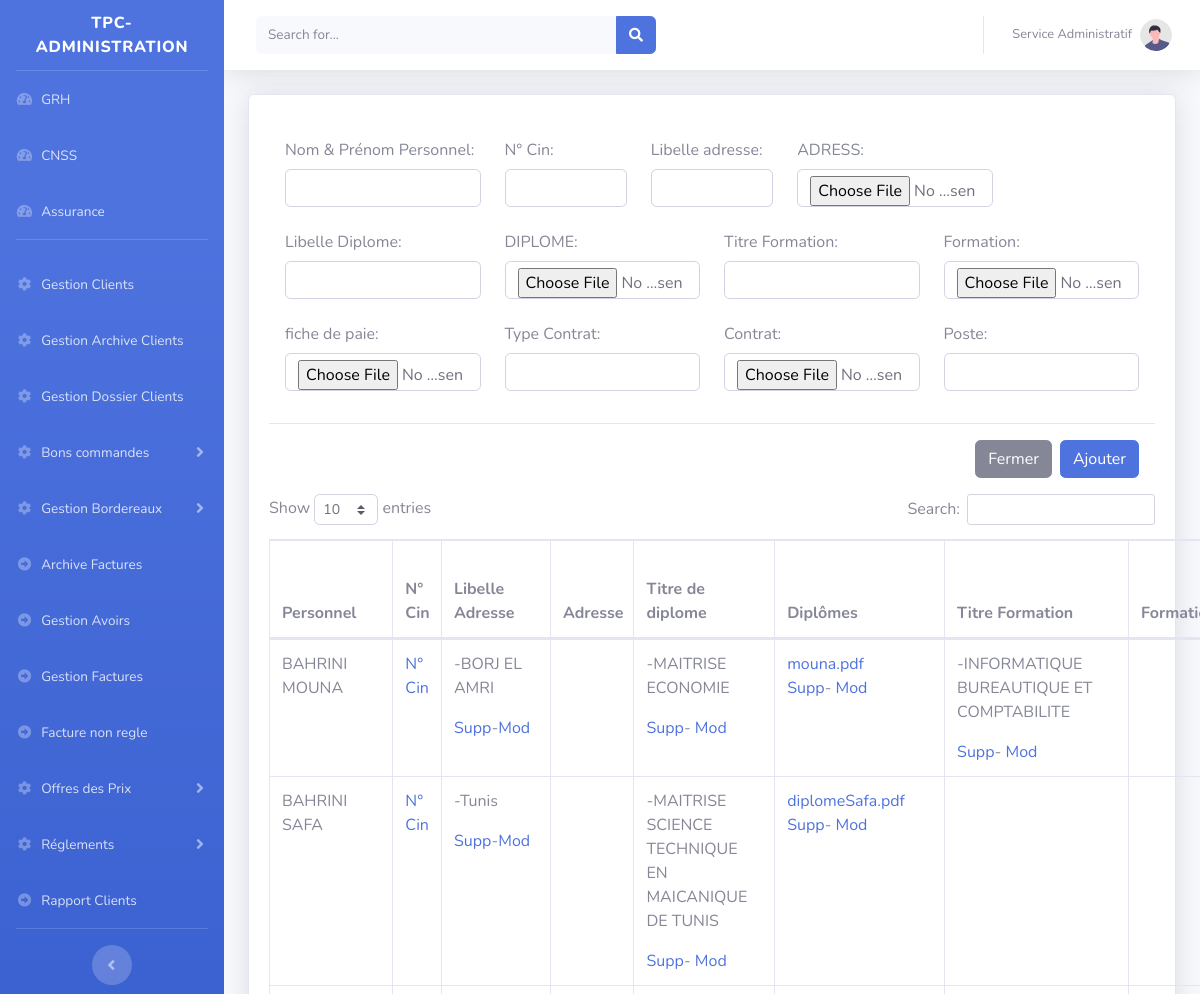
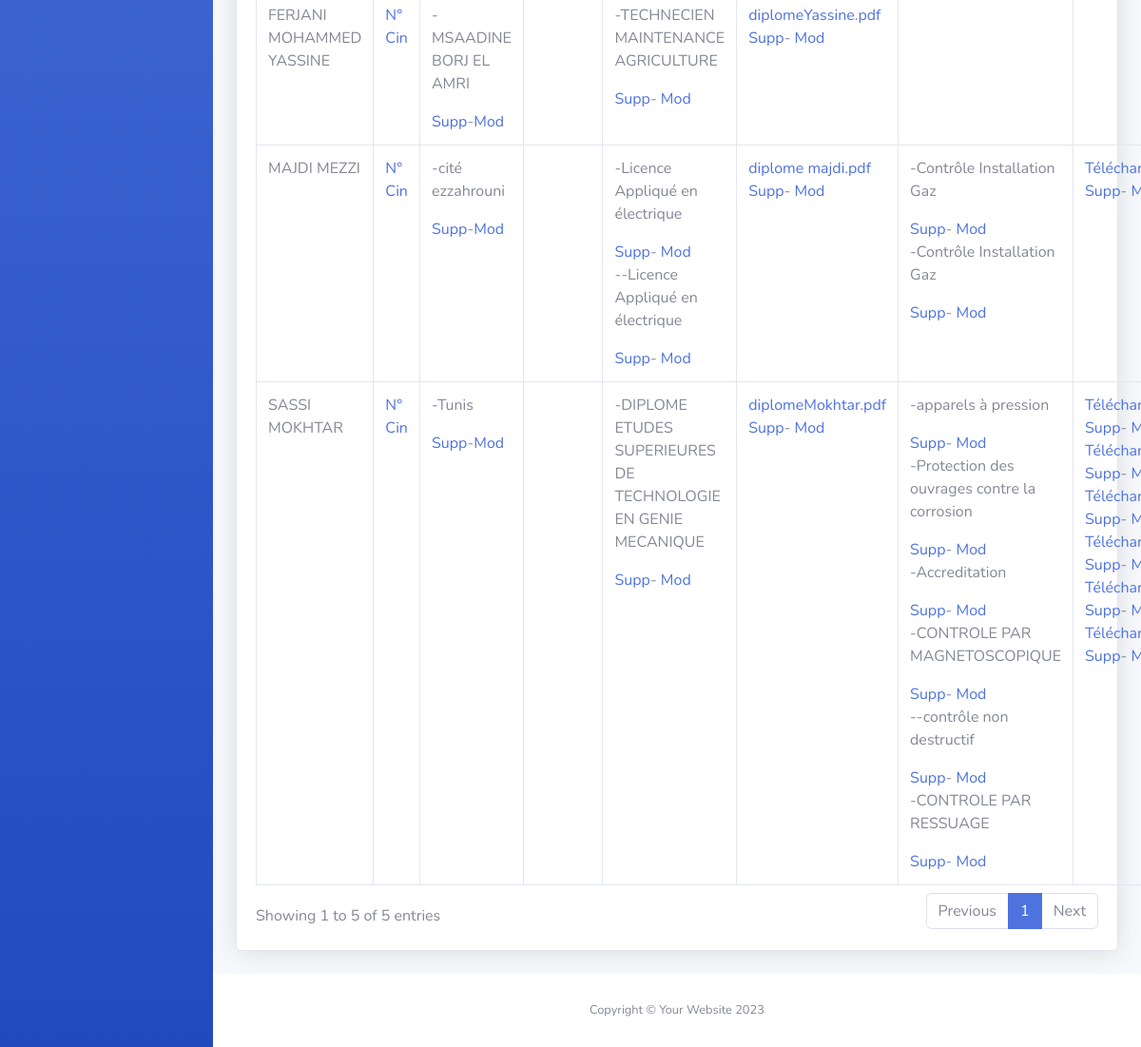
/tpc/main.php?GRH, run on the app's committed database (2 pictures, top to bottom).
### tables this page shows
CREATE TABLE `grh` (
  `id_grh` int(11) NOT NULL,
  `nomPersonnel` varchar(100) NOT NULL,
  `ADRESS` varchar(100) NOT NULL,
  `LibelleAdresse` varchar(250) NOT NULL,
  `TitreDiplome` varchar(250) DEFAULT NULL,
  `DIPLOME` varchar(100) NOT NULL,
  `TitreFormation` varchar(250) DEFAULT NULL,
  `FORMATION` varchar(100) NOT NULL,
  `fiche_paie` varchar(150) NOT NULL,
  `typeContrat` varchar(250) DEFAULT NULL,
  `CONTRAT` varchar(100) NOT NULL,
  `POSTE` varchar(100) NOT NULL
);

### tpc/pages/grh/grh.php (the view, shortened to what the rows shown need)
<?php
include 'class/GRH.class.php';
$getGRH=$grh->getGRH();
?>
    <div class="card shadow mb-4">
                          <div class="card-body">
	 <table class="table table-bordered" id="dataTable" width="100%" cellspacing="0">
	  <thead>
             <tr>
				<th >Personnel</th><th>N° Cin</th><th>Libelle Adresse</th><th >Adresse</th>
				<th >Titre de diplome</th><th width="10%">Diplômes </th><th >Titre Formation</th><th>Formations</th><th >Fiche de paie</th><th>Type Contrat</th><th >Contrat</th><th >Poste</th><th>Supprimer</th>
				</tr>
		</thead>
		<tbody>
		<?php if(!empty($getGRH)){
			foreach($getGRH as $key){
			$getInfoGRH=$grh->getInfoGRHByNomPersonnel($key['nomPersonnel']);
			if(!empty($getInfoGRH)){
			foreach($getInfoGRH as $detail){
				?>
<div class="modal fade" id="ModifierDiplome<?=$detail['id_grh']?>" tabindex="-1" aria-labelledby="exampleModalLabel" aria-hidden="true">
  <div class="modal-dialog">
    <div class="modal-content">
      <div class="modal-header">
        <h5 class="modal-title" id="exampleModalLabel">Modifier Diplôme</h5>
        <button type="button" class="close" data-dismiss="modal" aria-label="Close">
          <span aria-hidden="true">&times;</span>
        </button>
      </div>
	  <form method="post" enctype="multipart/form-data">
      <div class="modal-body">
        <input type="hidden" name="idgrh" value="<?=$detail['id_grh']?>"/>
		<div class="form-group">
		 <input type="hidden" name="label" value="TitreDiplome"/>
            <label for="libelle" class="col-form-label">Titre de Diplôme:</label>
            <input type="text" value="<?=@$detail['TitreDiplome']?>" class="form-control" required id="libelle" name="libelle">
          </div>
          <div class="form-group">
            <label for="paiement" class="col-form-label">Diplôme:</label>
            <input type="file" class="form-control"  id="paiement" name="DIPLOME">
          </div>
      </div>
      <div class="modal-footer">
        <button type="button" class="btn btn-secondary" data-dismiss="modal">Close</button>
        <button type="submit" name="ModifierDiplome" class="btn btn-primary">Modifier</button>
      </div>
	  </form>
    </div>
  </div>
</div>
<div class="modal fade" id="ModifierFormation<?=$detail['id_grh']?>" tabindex="-1" aria-labelledby="exampleModalLabel" aria-hidden="true">
  <div class="modal-dialog">
    <div class="modal-content">
      <div class="modal-header">
        <h5 class="modal-title" id="exampleModalLabel">Modifier Formation</h5>
        <button type="button" class="close" data-dismiss="modal" aria-label="Close">
          <span aria-hidden="true">&times;</span>
        </button>
      </div>
	  <form method="post" enctype="multipart/form-data">
      <div class="modal-body">
        <input type="hidden" name="idgrh" value="<?=$detail['id_grh']?>"/>
		<div class="form-group">
		 <input type="hidden" name="label" value="TitreFormation"/>
            <label for="libelle" class="col-form-label">Titre de Formation:</label>
            <input type="text" value="<?=@$detail['TitreFormation']?>" class="form-control" required id="libelle" name="libelle">
          </div>
          <div class="form-group">
            <label for="paiement" class="col-form-label">Formation:</label>
            <input type="file" class="form-control"  id="paiement" name="FORMATION">
          </div>
      </div>
      <div class="modal-footer">
        <button type="button" class="btn btn-secondary" data-dismiss="modal">Close</button>
        <button type="submit" name="ModifierFormation" class="btn btn-primary">Modifier</button>
      </div>
	  </form>
    </div>
  </div>
</div>
<div class="modal fade" id="ModifierFichePaie<?=$detail['id_grh']?>" tabindex="-1" aria-labelledby="exampleModalLabel" aria-hidden="true">
  <div class="modal-dialog">
    <div class="modal-content">
      <div class="modal-header">
        <h5 class="modal-title" id="exampleModalLabel">Modifier Fiche de paie</h5>
        <button type="button" class="close" data-dismiss="modal" aria-label="Close">
          <span aria-hidden="true">&times;</span>
        </button>
      </div>
	  <form method="post" enctype="multipart/form-data">
      <div class="modal-body">
        <input type="hidden" name="idgrh" value="<?=$detail['id_grh']?>"/>
          <div class="form-group">
            <label for="paiement" class="col-form-label">Fiche de Paie:</label>
            <input type="file" class="form-control"  id="paiement" name="fiche_paie">
          </div>
      </div>
      <div class="modal-footer">
        <button type="button" class="btn btn-secondary" data-dismiss="modal">Close</button>
        <button type="submit" name="ModifierFichePaie" class="btn btn-primary">Modifier</button>
      </div>
	  </form>
    </div>
  </div>
</div>
<div class="modal fade" id="ModifierContrat<?=$detail['id_grh']?>" tabindex="-1" aria-labelledby="exampleModalLabel" aria-hidden="true">
  <div class="modal-dialog">
    <div class="modal-content">
      <div class="modal-header">
        <h5 class="modal-title" id="exampleModalLabel">Modifier Contrat</h5>
        <button type="button" class="close" data-dismiss="modal" aria-label="Close">
          <span aria-hidden="true">&times;</span>
        </button>
      </div>
	  <form method="post" enctype="multipart/form-data">
      <div class="modal-body">
        <input type="hidden" name="idgrh" value="<?=$detail['id_grh']?>"/>
		<div class="form-group">
		 <input type="hidden" name="label" value="typeContrat"/>
            <label for="libelle" class="col-form-label">Type Contrat:</label>
            <input type="text" value="<?=@$detail['typeContrat']?>" class="form-control" required id="libelle" name="libelle">
          </div>
          <div class="form-group">
            <label for="paiement" class="col-form-label">Contrat:</label>
            <input type="file" class="form-control"  id="paiement" name="CONTRAT">
          </div>
      </div>
      <div class="modal-footer">
        <button type="button" class="btn btn-secondary" data-dismiss="modal">Close</button>
        <button type="submit" name="ModifierContrat" class="btn btn-primary">Modifier</button>
      </div>
	  </form>
    </div>
  </div>
</div>
<div class="modal fade" id="ModifierAdresse<?=$detail['id_grh']?>" tabindex="-1" aria-labelledby="exampleModalLabel" aria-hidden="true">
  <div class="modal-dialog">
    <div class="modal-content">
      <div class="modal-header">
        <h5 class="modal-title" id="exampleModalLabel">Modifier Adresse</h5>
        <button type="button" class="close" data-dismiss="modal" aria-label="Close">
          <span aria-hidden="true">&times;</span>
        </button>
      </div>
	  <form method="post" enctype="multipart/form-data">
      <div class="modal-body">
        <input type="hidden" name="idgrh" value="<?=$detail['id_grh']?>"/>
		 <div class="form-group">
		 <input type="hidden" name="label" value="LibelleAdresse"/>
            <label for="libelle" class="col-form-label">Libelle Adresse:</label>
            <input type="text" value="<?=@$detail['LibelleAdresse']?>" class="form-control" required id="libelle" name="libelle">
          </div>
          <div class="form-group">
            <label for="paiement" class="col-form-label">Adresse:</label>
            <input type="file" class="form-control"  id="paiement" name="ADRESS">
          </div>
      </div>
      <div class="modal-footer">
        <button type="button" class="btn btn-secondary" data-dismiss="modal">Close</button>
        <button type="submit" name="ModifierAdresse" class="btn btn-primary">Modifier</button>
      </div>
	  </form>
    </div>
  </div>
</div>
<div class="modal fade" id="ModifierPoste<?=$detail['id_grh']?>" tabindex="-1" aria-labelledby="exampleModalLabel" aria-hidden="true">
  <div class="modal-dialog">
    <div class="modal-content">
      <div class="modal-header">
        <h5 class="modal-title" id="exampleModalLabel">Modifier Poste</h5>
        <button type="button" class="close" data-dismiss="modal" aria-label="Close">
          <span aria-hidden="true">&times;</span>
        </button>
      </div>
	  <form method="post" enctype="multipart/form-data">
      <div class="modal-body">
        <input type="hidden" name="idgrh" value="<?=$detail['id_grh']?>"/>
		 <div class="form-group">
            <label for="libelle" class="col-form-label">Poste:</label>
            <input type="text" value="<?=@$detail['POSTE']?>" class="form-control" required id="libelle" name="POSTE">
          </div>
      </div>
      <div class="modal-footer">
        <button type="button" class="btn btn-secondary" data-dismiss="modal">Close</button>
        <button type="submit" name="ModifierPoste" class="btn btn-primary">Modifier</button>
      </div>
	  </form>
    </div>
  </div>
</div>
<div class="modal fade" id="ModalCin<?=$detail['id_grh']?>" tabindex="-1" aria-labelledby="exampleModalLabel" aria-hidden="true">
  <div class="modal-dialog">
    <div class="modal-content">
      <div class="modal-header">
        <h5 class="modal-title" id="exampleModalLabel">Cin</h5>
        <button type="button" class="close" data-dismiss="modal" aria-label="Close">
          <span aria-hidden="true">&times;</span>
        </button>
      </div>
	  <form method="post" enctype="multipart/form-data">
      <div class="modal-body">
        <input type="hidden" name="idgrh" value="<?=$detail['id_grh']?>"/>
		<div class="form-group">
		 <input type="hidden" name="label" value="numCin"/>
            <label for="libelle" class="col-form-label">N° Cin:</label>
            <input type="text" value="<?=@$detail['numCin']?>" class="form-control"  id="libelle" name="cin">
          </div>
      </div>
      <div class="modal-footer">
        <button type="button" class="btn btn-secondary" data-dismiss="modal">Close</button>
        <button type="submit" name="ModifierCin" class="btn btn-primary">Valider</button>
      </div>
	  </form>
    </div>
  </div>
</div>
			<?php }}?>
             <tr>
				<td ><?=$key['nomPersonnel']?></td>
				<td >
				  <?php if(!empty($getInfoGRH)){
			foreach($getInfoGRH as $detail){
				if(!empty($detail['numCin'])){?>
				<?=$detail['numCin']?>
				  <?php } }}?>
				     <a href="#" data-toggle="modal" data-target="#ModalCin<?=$detail['id_grh']?>">N° Cin</a>
				</td>
				<td >
				<?php if(!empty($getInfoGRH)){
			foreach($getInfoGRH as $detail){
				if(!empty($detail['LibelleAdresse'])){?>
			<p>-<?=$detail['LibelleAdresse']?><br></p>
			<a href="?GRH&deleteElement&element=ADRESS&id=<?=$detail['id_grh']?>&file=<?=$detail['ADRESS']?>" style="float:left" title="supprimer Adresse">Supp</a>-<a href="#" data-toggle="modal" data-target="#ModifierAdresse<?=$detail['id_grh']?>">Mod </a>
				<?php }}}?>
				</td>
				<td>
				<?php if(!empty($getInfoGRH)){
			foreach($getInfoGRH as $detail){
				if(!empty($detail['ADRESS'])){?>
				<a href="./pages/grh/adresses/<?=$detail['ADRESS']?>">Télécharger</a>
				<br>
				<a href="?GRH&deleteElement&element=ADRESS&id=<?=$detail['id_grh']?>&file=<?=$detail['ADRESS']?>" style="float:left" title="supprimer Adresse">Supp</a>-<a href="#" data-toggle="modal" data-target="#ModifierAdresse<?=$detail['id_grh']?>">Mod </a>
				</p>
				<?php }}} ?>
				</td>
				<td >
				<?php if(!empty($getInfoGRH)){
			foreach($getInfoGRH as $detail){
				if(!empty($detail['TitreDiplome'])){?>
			<p style="height:'50px'">-<?=$detail['TitreDiplome']?><br></p>
				<a href="?GRH&deleteElement&element=DIPLOME&id=<?=$detail['id_grh']?>&file=<?=$detail['DIPLOME']?>" style="float:left"  title="supprimer diplôme">Supp</a>  -
				<a href="#" data-toggle="modal" data-target="#ModifierDiplome<?=$detail['id_grh']?>">Mod </a>
				<?php }}}?>
				</td>
				<td >
				<?php if(!empty($getInfoGRH)){
			foreach($getInfoGRH as $detail){
			if(!empty($detail['DIPLOME'])){?>
				<a href="./pages/grh/diplomes/<?=$detail['DIPLOME']?>">
				<?=$detail['DIPLOME']?>
				</a>
			   <p >
				<a href="?GRH&deleteElement&element=DIPLOME&id=<?=$detail['id_grh']?>&file=<?=$detail['DIPLOME']?>" style="float:left"  title="supprimer diplôme">Supp</a>  -
				<a href="#" data-toggle="modal" data-target="#ModifierDiplome<?=$detail['id_grh']?>">Mod </a>
				</p>
			<?php } }}?>
				</td>
				<td >
				<?php if(!empty($getInfoGRH)){
			foreach($getInfoGRH as $detail){
				if(!empty($detail['TitreFormation'])){?>
			<p>-<?=$detail['TitreFormation']?><br></p>
			<a href="?GRH&deleteElement&element=FORMATION&id=<?=$detail['id_grh']?>&file=<?=$detail['FORMATION']?>" style="float:left" title="supprimer Formation">Supp </a>- <a href="#" data-toggle="modal" data-target="#ModifierFormation<?=$detail['id_grh']?>">Mod </a>
				<?php }}}?>
				</td>
				<td >
				<?php if(!empty($getInfoGRH)){
			foreach($getInfoGRH as $detail){
				if(!empty($detail['FORMATION'])){?>
				<a href="./pages/grh/Formations/<?=$detail['FORMATION']?>">Télécharger</a><br>
				<a href="?GRH&deleteElement&element=FORMATION&id=<?=$detail['id_grh']?>&file=<?=$detail['FORMATION']?>" style="float:left" title="supprimer Formation">Supp </a>- <a href="#" data-toggle="modal" data-target="#ModifierFormation<?=$detail['id_grh']?>">Mod </a>
				<?php }}} ?>
				</td>
				<?php if(!empty($getInfoGRH)){
			foreach($getInfoGRH as $detail){
				if(!empty($detail['fiche_paie'])){?>
				<p><a href="./pages/grh/fichesPaie/<?=$detail['fiche_paie']?>">Télécharger</a>
				<br>
				<a href="?GRH&deleteElement&element=fiche_paie&id=<?=$detail['id_grh']?>&file=<?=$detail['fiche_paie']?>" style="float:left" title="supprimer Fiche de paie">Supp</a>-<a href="#" data-toggle="modal" data-target="#ModifierFichePaie<?=$detail['id_grh']?>">Mod </a>
				<?php }}} ?>
				<?php if(!empty($getInfoGRH)){
			foreach($getInfoGRH as $detail){
			if(!empty($detail['typeContrat'])){?>
				<p><?=$detail['typeContrat']?></p>
				<a href="?GRH&deleteElement&element=CONTRAT&id=<?=$detail['id_grh']?>&file=<?=$detail['CONTRAT']?>" style="float:left" title="supprimer contrat">Supp</a>-<a href="#" data-toggle="modal" data-target="#ModifierContrat<?=$detail['id_grh']?>">Mod </a>
			<?php } } } ?>
				<?php if(!empty($getInfoGRH)){
			foreach($getInfoGRH as $detail){
				if(!empty($detail['CONTRAT'])){?>
				<p><a href="./pages/grh/contrats/<?=$detail['CONTRAT']?>">Télécharger</a><br>
				<a href="?GRH&deleteElement&element=CONTRAT&id=<?=$detail['id_grh']?>&file=<?=$detail['CONTRAT']?>" style="float:left" title="supprimer contrat">Supp</a>-<a href="#" data-toggle="modal" data-target="#ModifierContrat<?=$detail['id_grh']?>">Mod </a>
			<?php }}} ?>
				<?php if(!empty($getGRH)){
			foreach($getInfoGRH as $detail){
				if(!empty($detail['POSTE'])){?>
			<?=$detail['POSTE']?><br>
			<a href="#" data-toggle="modal" data-target="#ModifierPoste<?=$detail['id_grh']?>">Modifier </a>
			<?php }}}?>
				</tr>
		<?php }} ?>
		</tbody>
	 </table>
						  </div>
                    </div>

### data on the page
grh: LibelleAdresse "Tunis", TitreDiplome "MAITRISE SCIENCE TECHNIQUE EN MAICANIQUE DE TUNIS", DIPLOME "diplomeSafa.pdf"
grh: LibelleAdresse "Tunis", TitreDiplome "DIPLOME ETUDES SUPERIEURES DE TECHNOLOGIE EN GENIE MECANIQUE", DIPLOME "diplomeMokhtar.pdf", TitreFormation "apparels à pression"
grh: TitreFormation "Protection des ouvrages contre la corrosion"
grh: TitreFormation "Accreditation"
grh: TitreFormation "CONTROLE PAR MAGNETOSCOPIQUE"
grh: TitreFormation "-contrôle non destructif"
grh: TitreFormation "CONTROLE PAR RESSUAGE"
grh: LibelleAdresse "BORJ EL AMRI", TitreFormation "INFORMATIQUE BUREAUTIQUE ET COMPTABILITE"
grh: TitreDiplome "MAITRISE ECONOMIE", DIPLOME "mouna.pdf"
grh: LibelleAdresse "MSAADINE BORJ EL AMRI", TitreDiplome "TECHNECIEN MAINTENANCE AGRICULTURE", DIPLOME "diplomeYassine.pdf"
grh: LibelleAdresse "cité ezzahrouni", TitreDiplome "Licence Appliqué en électrique", TitreFormation "Contrôle Installation Gaz"
grh: TitreDiplome "-Licence Appliqué en électrique", DIPLOME "diplome majdi.pdf"
grh: TitreFormation "Contrôle Installation Gaz"

### other printed values
$key['nomPersonnel'] "BAHRINI SAFA"
$key['nomPersonnel'] "SASSI MOKHTAR"
$key['nomPersonnel'] "BAHRINI MOUNA"
$key['nomPersonnel'] "FERJANI MOHAMMED YASSINE"
$key['nomPersonnel'] "MAJDI MEZZI"
